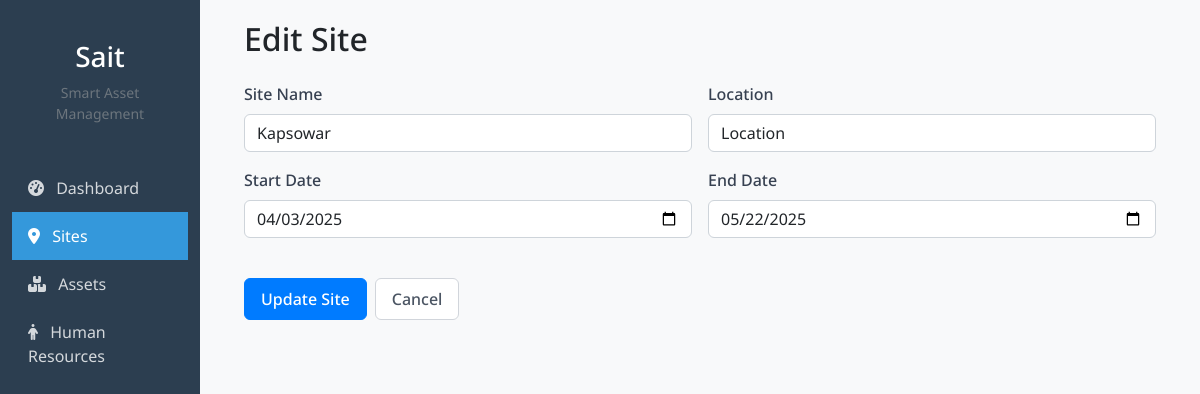
The app's page /sites/2/edit/ (signed in) with its own data.
### foreman/models.py (models this page shows, shortened)
class Site(models.Model):
    name = models.CharField(max_length=100)
    location = models.CharField(max_length=100)
    start_date = models.DateField()
    end_date = models.DateField()
    owner = models.ForeignKey(User, on_delete=models.CASCADE, related_name='sites',null=True, blank=True)

### foreman/views.py (the view)
# urls.py: path('sites/<int:pk>/edit/', views.site_update, name='site_update'),
@login_required
def site_update(request, pk):
    site = get_object_or_404(Site, pk=pk)
    if request.method == 'POST':
        form = SiteForm(request.POST, instance=site)
        if form.is_valid():
            site.owner = request.user
            site.save()
            return redirect('site_list')
    else:
        form = SiteForm(instance=site)
    context = {
        'form': form,
        'title': 'Edit Site',
        'button_text': 'Update Site'
    }
    return render(request, 'site_form.html', context)

### foreman/forms.py
class SiteForm(forms.ModelForm):
    class Meta:
        model = Site
        fields = ['name', 'location', 'start_date', 'end_date']
        widgets = {
            'name': forms.TextInput(attrs={'class': 'form-control', 'placeholder': 'Enter site name'}),
            'location': forms.TextInput(attrs={'class': 'form-control', 'placeholder': 'Enter location'}),
            'start_date': forms.DateInput(attrs={'class': 'form-control', 'type': 'date'}),
            'end_date': forms.DateInput(attrs={'class': 'form-control', 'type': 'date'}),
        }
    def __init__(self, *args, **kwargs):
        self.user = kwargs.pop('user', None)
        super().__init__(*args, **kwargs)

### foreman/templates/site_form.html (shortened to what this page needs)
{% extends '_base.html' %}
{% block content %}
<div class="mb-4">
    <h2>{{ title }}</h2>
</div>
<form method="post" novalidate>
    <div class="row g-3">
        <div class="col-md-6 mb-3">
            <label for="{{ form.name.id_for_label }}" class="form-label">Site Name</label>
            {{ form.name }}
        </div>
        <div class="col-md-6 mb-3">
            <label for="{{ form.location.id_for_label }}" class="form-label">Location</label>
            {{ form.location }}
        </div>
    </div>
    <div class="row g-3">
        <div class="col-md-6 mb-3">
            <label for="{{ form.start_date.id_for_label }}" class="form-label">Start Date</label>
            {{ form.start_date }}
        </div>
        <div class="col-md-6 mb-3">
            <label for="{{ form.end_date.id_for_label }}" class="form-label">End Date</label>
            {{ form.end_date }}
        </div>
    </div>
    <div class="mt-4 d-flex">
        <button type="submit" class="btn btn-primary me-2">{{ button_text }}</button>
        <a href="{% url 'site_list' %}" class="btn btn-secondary">Cancel</a>
    </div>
</form>
{% endblock content%}

### foreman/static/style.css (style rules this page uses)
:root { --primary-color: #2c3e50; --secondary-color: #3498db; --accent-color: #e74c3c; }
body { font-family: "Noto Sans", sans-serif; background-color: #f8f9fa; }
.btn-primary { background-color: var(--secondary-color); border-color: var(--secondary-color); }
.form-label { display: block; margin-bottom: 0.5rem; font-weight: 500; color: #374151; }
.btn { display: inline-flex; align-items: center; justify-content: center; padding: 0.5rem 1rem; font-weight: 500; border-radius: 0.375rem; transition: all 0.2s ease-in-out; cursor: pointer; }
.btn-primary { background-color: #3b82f6; color: #ffffff; border: 1px solid transparent; }
.btn-secondary { background-color: #ffffff; color: #4b5563; border: 1px solid #d1d5db; }
.btn-primary { background-color: #007bff; border-color: #007bff; }

### records on screen
Site: name "Kapsowar", location "Location", start_date "04/03/2025", end_date "05/22/2025"

### other values on screen
{{ title }} "Edit Site"
{{ button_text }} "Update Site"
